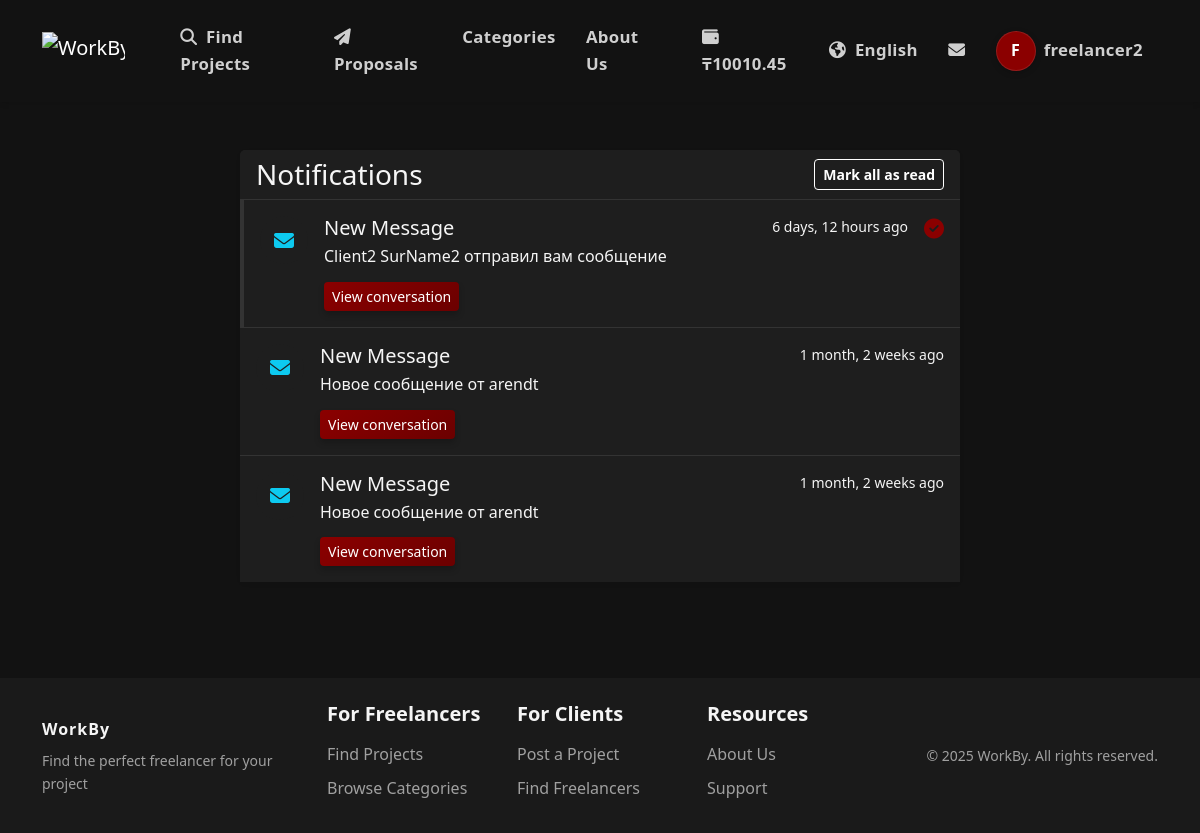
Page /en/chat/notifications/ (signed in) on the earlier database version.
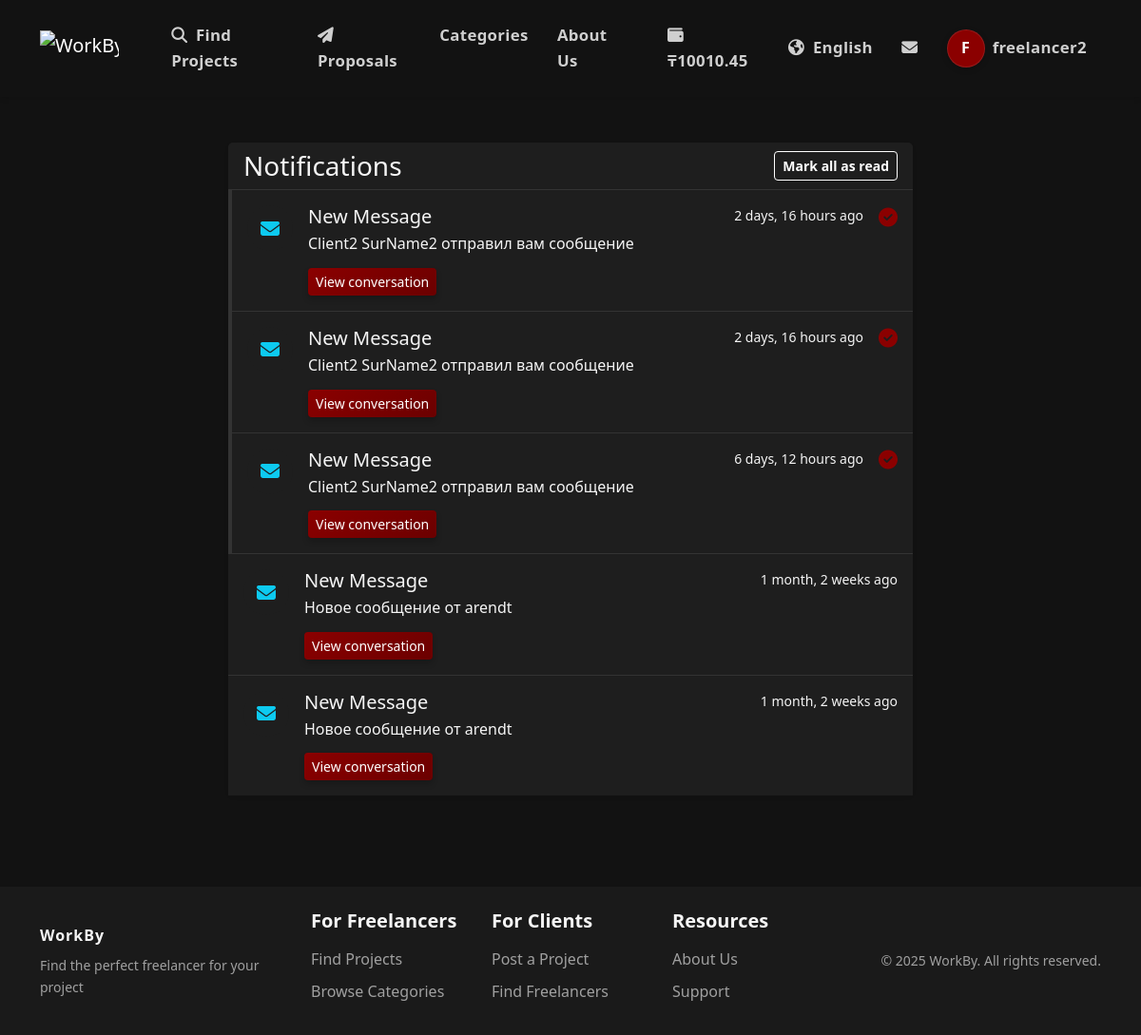
Same page on the later database version.
### payments/models.py (models this page shows, shortened)
class Wallet(models.Model):
    user = models.OneToOneField(
        settings.AUTH_USER_MODEL,
        on_delete=models.CASCADE,
        related_name='wallet'
    )
    balance = models.DecimalField(_('Balance'), max_digits=10, decimal_places=2, default=0)
    is_active = models.BooleanField(_('Active'), default=True)
    created_at = models.DateTimeField(_('Created At'), auto_now_add=True)
    updated_at = models.DateTimeField(_('Updated At'), auto_now=True)
    class Meta:
        verbose_name = _('Wallet')
        verbose_name_plural = _('Wallets')

### accounts/models.py (models this page shows, shortened)
class User(AbstractUser):
    USER_TYPE_CHOICES = (
        ('client', _('Client')),
        ('freelancer', _('Freelancer')),
    )
    LANGUAGE_CHOICES = (
        ('en', _('English')),
        ('ru', _('Russian')),
        ('kk', _('Kazakh')),
    )
    user_type = models.CharField(_('User Type'), max_length=10, choices=USER_TYPE_CHOICES, default='client')
    bio = models.TextField(_('Biography'), blank=True)
    avatar = models.ImageField(_('Avatar'), upload_to='avatars/', blank=True, null=True)
    phone_number = models.CharField(_('Phone Number'), max_length=15, blank=True)
    preferred_language = models.CharField(_('Preferred Language'), max_length=2, choices=LANGUAGE_CHOICES, default='en')
    dark_mode = models.BooleanField(_('Dark Mode'), default=False)
    skills = models.TextField(_('Skills'), blank=True)
    hourly_rate = models.DecimalField(_('Hourly Rate'), max_digits=10, decimal_places=2, null=True, blank=True)
    company_name = models.CharField(_('Company Name'), max_length=100, blank=True)
    def get_full_name(self):
        if self.first_name or self.last_name:
            return f"{self.first_name} {self.last_name}".strip()
        return self.username
    @property
    def is_client(self):
        return self.user_type == 'client'
    @property
    def is_freelancer(self):
        return self.user_type == 'freelancer'

### chat/models.py (models this page shows, shortened)
class Notification(models.Model):
    TYPE_CHOICES = (
        ('message', _('New Message')),
        ('proposal', _('New Proposal')),
        ('contract', _('Contract Update')),
        ('milestone', _('Milestone Update')),
        ('review', _('New Review')),
    )
    user = models.ForeignKey(
        settings.AUTH_USER_MODEL,
        on_delete=models.CASCADE,
        related_name='notifications',
        verbose_name=_('User')
    )
    notification_type = models.CharField(
        _('Type'),
        max_length=20,
        choices=TYPE_CHOICES
    )
    content = models.TextField(_('Content'))
    related_object_id = models.PositiveIntegerField(_('Related Object ID'), null=True, blank=True)
    created_at = models.DateTimeField(_('Created At'), auto_now_add=True)
    is_read = models.BooleanField(_('Read'), default=False)
    email_sent = models.BooleanField(_('Email Notification Sent'), default=False)
    class Meta:
        verbose_name = _('Notification')
        verbose_name_plural = _('Notifications')
        ordering = ['-created_at']

### chat/views.py (the view)
# urls.py: path('notifications/', views.notifications_view, name='notifications'),
@login_required
def notifications_view(request):
    notifications = Notification.objects.filter(user=request.user)
    context = {
        'notifications': notifications,
    }
    return render(request, 'chat/notifications.html', context)

### jobs/context_processors.py (called while the page is built)
def contracts_processor(request):
    context = {
        'has_contracts': False,
    }
    if request.user.is_authenticated:
        contracts_exist = Contract.objects.filter(
            models.Q(client=request.user) | models.Q(freelancer=request.user)
        ).exists()
        context['has_contracts'] = contracts_exist
    return context

### payments/context_processors.py (called while the page is built)
def wallet_balance(request):
    if request.user.is_authenticated:
        wallet, _ = Wallet.objects.get_or_create(user=request.user)
        return {'user_balance': wallet.balance}
    return {'user_balance': None}

### templates/chat/notifications.html (shortened to what this page needs)
{% extends 'base.html' %}
{% load i18n %}
{% load static %}
{% block content %}
<div class="container py-5">
    <div class="row justify-content-center">
        <div class="col-md-8">
            <div class="card border-0 shadow-sm mb-4 bg-dark text-light">
                <div class="card-header d-flex justify-content-between align-items-center">
                    <h3 class="mb-0 text-light">{% trans "Notifications" %}</h3>
                    <div class="d-flex align-items-center">
                        <button id="mark-all-read" class="btn btn-sm btn-outline-light" {% if notifications_count == 0 %}disabled{% endif %}>
                            {% trans "Mark all as read" %}
                        </button>
                    </div>
                </div>
                <div class="card-body p-0">
                    {% if notifications %}
                    <ul class="list-group list-group-flush" id="notifications-list">
                        {% for notification in notifications %}
                        <li class="list-group-item list-group-item-action d-flex align-items-start p-3 bg-dark text-light {% if not notification.is_read %}unread border-start border-4 border-primary{% endif %}"
                            data-id="{{ notification.id }}">
                            <div class="notification-icon d-flex align-items-center justify-content-center rounded-circle me-3
                                {% if notification.notification_type == 'message' %}bg-info bg-opacity-25{% elif notification.notification_type == 'proposal' %}bg-success bg-opacity-25{% elif notification.notification_type == 'contract' %}bg-warning bg-opacity-25{% elif notification.notification_type == 'milestone' %}bg-primary bg-opacity-25{% elif notification.notification_type == 'review' %}bg-danger bg-opacity-25{% endif %}"
                                style="width: 48px; height: 48px;">
                                {% if notification.notification_type == 'message' %}
                                    <i class="fas fa-envelope fa-lg text-info"></i>
                                {% elif notification.notification_type == 'proposal' %}
                                    <i class="fas fa-file-contract fa-lg text-success"></i>
                                {% elif notification.notification_type == 'contract' %}
                                    <i class="fas fa-handshake fa-lg text-warning"></i>
                                {% elif notification.notification_type == 'milestone' %}
                                    <i class="fas fa-flag-checkered fa-lg text-primary"></i>
                                {% elif notification.notification_type == 'review' %}
                                    <i class="fas fa-star fa-lg text-danger"></i>
                                {% else %}
                                    <i class="fas fa-bell fa-lg text-light"></i>
                                {% endif %}
                            </div>
                            <div class="flex-grow-1">
                                <div class="d-flex w-100 justify-content-between">
                                    <h5 class="mb-1">{{ notification.get_notification_type_display }}</h5>
                                    <small class="text-muted">{{ notification.created_at|timesince }} {% trans "ago" %}</small>
                                </div>
                                <p class="mb-1">{{ notification.content }}</p>
                                {% if notification.notification_type == 'message' and notification.related_object_id %}
                                <div class="d-flex">
                                    <a href="{% url 'chat:conversation_detail' conversation_id=notification.related_object_id %}" class="btn btn-sm btn-primary mt-2">
                                        {% trans "View conversation" %}
                                    </a>
                                </div>
                                {% endif %}
                            </div>
                            {% if not notification.is_read %}
                            <a href="{% url 'chat:mark_notification_read' notification.id %}" class="mark-read-btn" data-id="{{ notification.id }}">
                                <i class="fas fa-check-circle fa-lg ms-3 text-primary"></i>
                            </a>
                            {% endif %}
                        </li>
                        {% endfor %}
                    </ul>
                    {% endif %}
                </div>
            </div>
        </div>
    </div>
</div>
{% endblock %}

### templates/base.html (shortened to what this page needs)
{% load i18n %}
{% load static %}
<!DOCTYPE html>
<html lang="{{ LANGUAGE_CODE }}">
<head>
    <link href="https://cdn.jsdelivr.net/npm/bootstrap@5.2.3/dist/css/bootstrap.min.css" rel="stylesheet">
    <link rel="stylesheet" href="https://cdn.jsdelivr.net/npm/bootstrap-icons@1.10.0/font/bootstrap-icons.css">
    <link rel="stylesheet" href="https://cdnjs.cloudflare.com/ajax/libs/font-awesome/6.2.1/css/all.min.css">
    <link rel="stylesheet" href="{% static 'css/style.css' %}?v={% now 'U' %}">
    <link rel="stylesheet" href="https://cdn.jsdelivr.net/npm/flatpickr/dist/flatpickr.min.css">
    <link rel="stylesheet" href="https://cdn.jsdelivr.net/npm/flatpickr/dist/themes/dark.css">
</head>
<body>
    {% block full_content %}
    {% include 'includes/header.html' %}
    <main class="container py-4">
        {% block content %}{% endblock %}
    </main>
    {% include 'includes/footer.html' %}
    {% endblock full_content %}
</body>
</html>

### templates/includes/header.html (shortened to what this page needs)
{% load i18n %}
{% load static %}
<nav class="navbar navbar-expand-lg navbar-dark bg-dark border-bottom py-3">
    <div class="container">
        <a class="navbar-brand" href="{% url 'jobs:home' %}">
            <img src="{% static 'img/logo.png' %}" alt="WorkBy" height="40" class="d-inline-block align-text-top me-2">
        </a>
        <div class="collapse navbar-collapse" id="navbarSupportedContent">
            <ul class="navbar-nav me-auto mb-2 mb-lg-0">
                {% if user.is_authenticated %}
                    <li class="nav-item">
                        <a class="nav-link" href="{% url 'jobs:project_list' %}"><i class="fas fa-search me-1"></i> {% trans "Find Projects" %}</a>
                    </li>
                    <li class="nav-item">
                        <a class="nav-link" href="{% url 'jobs:my_proposals' %}">
                            <i class="fas fa-paper-plane me-1"></i> {% trans "Proposals" %}
                        </a>
                    </li>
                    <li class="nav-item">
                        <a class="nav-link" href="{% url 'jobs:categories' %}">{% trans "Categories" %}</a>
                    </li>
                    <li class="nav-item">
                        <a class="nav-link" href="{% url 'jobs:about' %}">{% trans "About Us" %}</a>
                    </li>
                {% endif %}
            </ul>
            <ul class="navbar-nav ml-auto align-items-center">
                {% if user.is_authenticated and user_balance is not None %}
                <li class="nav-item me-3">
                    <a href="{% url 'payments:wallet' %}" class="nav-link">
                        <i class="fas fa-wallet me-1"></i>
                        <span class="fw-bold">₸{{ user_balance }}</span>
                    </a>
                </li>
                {% endif %}
                <li class="nav-item dropdown">
                    <a class="nav-link dropdown-toggle" href="#" id="languageDropdown" role="button" data-bs-toggle="dropdown" aria-expanded="false">
                        <i class="fas fa-globe-americas me-1"></i>
                        {% get_current_language as CURRENT_LANGUAGE %}
                        {% if CURRENT_LANGUAGE == 'en' %}
                            {% trans "English" %}
                        {% elif CURRENT_LANGUAGE == 'ru' %}
                            {% trans "Russian" %}
                        {% elif CURRENT_LANGUAGE == 'kk' %}
                            {% trans "Kazakh" %}
                        {% endif %}
                    </a>
                </li>
                {% if user.is_authenticated %}
                    <li class="nav-item d-none d-lg-block">
                        <a class="nav-link" href="{% url 'chat:inbox' %}" title="{% trans 'Messages' %}">
                            <i class="fas fa-envelope"></i>
                        </a>
                    </li>
                    <li class="nav-item dropdown">
                        <a class="nav-link dropdown-toggle d-flex align-items-center" href="#" id="navbarDropdown" role="button" data-bs-toggle="dropdown" aria-expanded="false">
                            <div class="avatar avatar-md me-2">
                                {% if user.avatar %}
                                    <img src="{{ user.avatar.url }}" alt="{{ user.get_full_name|default:user.username }}">
                                {% else %}
                                    {{ user.get_full_name|slice:":1"|upper|default:user.username|slice:":1"|upper }}
                                {% endif %}
                            </div>
                            <span>{{ user.username }}</span>
                        </a>
                    </li>
                {% endif %}
            </ul>
        </div>
    </div>
</nav>

### templates/includes/footer.html
{% load i18n %}
<footer class="bg-dark py-4 mt-auto">
    <div class="container">
        <div class="row align-items-center justify-content-between">
            <div class="col-lg-3 text-center text-lg-start mb-4 mb-lg-0">
                <div class="fw-bold text-lg mb-2 text-light" style="letter-spacing: 1px;">WorkBy</div>
                <p class="small text-muted mb-0">{% trans "Find the perfect freelancer for your project" %}</p>
            </div>
            <div class="col-lg-6">
                <div class="row g-4">
                    <div class="col-md-4 mb-3 mb-md-0">
                        <h5 class="fw-bold text-light mb-3">{% trans "For Freelancers" %}</h5>
                        <ul class="list-unstyled mb-0">
                            <li class="mb-2"><a href="{% url 'jobs:project_list' %}" class="text-muted">{% trans "Find Projects" %}</a></li>
                            <li class="mb-2"><a href="{% url 'jobs:categories' %}" class="text-muted">{% trans "Browse Categories" %}</a></li>
                        </ul>
                    </div>
                    <div class="col-md-4 mb-3 mb-md-0">
                        <h5 class="fw-bold text-light mb-3">{% trans "For Clients" %}</h5>
                        <ul class="list-unstyled mb-0">
                            <li class="mb-2"><a href="{% url 'jobs:project_create' %}" class="text-muted">{% trans "Post a Project" %}</a></li>
                            <li class="mb-2"><a href="{% url 'jobs:freelancer_list' %}" class="text-muted">{% trans "Find Freelancers" %}</a></li>
                        </ul>
                    </div>
                    <div class="col-md-4">
                        <h5 class="fw-bold text-light mb-3">{% trans "Resources" %}</h5>
                        <ul class="list-unstyled mb-0">
                            <li class="mb-2"><a href="{% url 'jobs:about' %}" class="text-muted">{% trans "About Us" %}</a></li>
                            <li class="mb-2"><a href="#" class="text-muted">{% trans "Support" %}</a></li>
                        </ul>
                    </div>
                </div>
            </div>
            <div class="col-lg-3 text-center text-lg-end mt-4 mt-lg-0">
                <p class="small text-muted mb-0">© 2025 WorkBy. {% trans "All rights reserved" %}.</p>
            </div>
        </div>
    </div>
</footer>

### templates/base.html (style rules this page uses)
.avatar { background-color: #8B0000; border-radius: 50%; display: flex; align-items: center; justify-content: center; color: white; font-weight: bold; overflow: hidden; border: 1px solid rgba(255, 255, 255, 0.1); box-shadow: 0 2px 6px rgba(0, 0, 0, 0.2); transition: transform 0.2s ease; }
.avatar-md { width: 40px; height: 40px; font-size: 16px; }

Differences in the rows shown:
added Notification: notification_type "New Message", created_at "2 days, 16 hours", content "Client2 SurName2 отправил вам сообщение"
added Notification: notification_type "New Message", created_at "2 days, 16 hours", content "Client2 SurName2 отправил вам сообщение"
